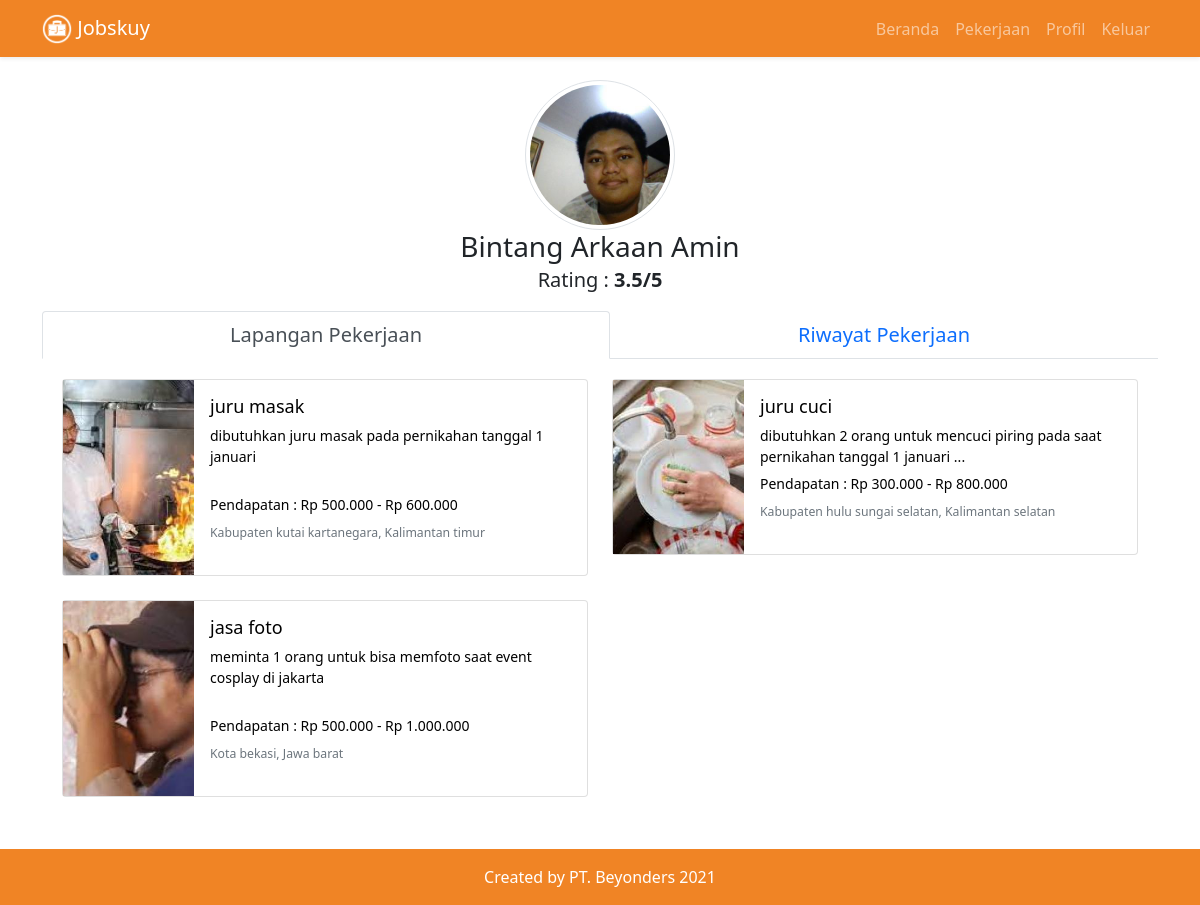
The page /public/user/?id=4 (signed in) on the database its author committed.
### tables this page shows
CREATE TABLE `user` (
  `id_user` int(10) NOT NULL,
  `user_name` varchar(64) NOT NULL,
  `user_phone` varchar(64) NOT NULL DEFAULT '',
  `user_email` varchar(64) NOT NULL,
  `user_password` varchar(64) NOT NULL,
  `user_image` varchar(64) NOT NULL DEFAULT 'base.jpeg',
  `user_created` datetime NOT NULL DEFAULT current_timestamp()
);

CREATE TABLE `project` (
  `id_project` int(10) NOT NULL,
  `id_user` int(10) NOT NULL,
  `id_project_category` int(10) NOT NULL,
  `project_title` varchar(128) NOT NULL,
  `project_description` text NOT NULL,
  `project_price_low` int(10) NOT NULL,
  `project_price_high` int(10) NOT NULL,
  `project_address` varchar(128) NOT NULL,
  `project_status` enum('Waiting','Progress','Finished') NOT NULL,
  `project_image` varchar(128) NOT NULL,
  `project_create` datetime NOT NULL DEFAULT current_timestamp()
);

### public/user/index.php (the view, shortened to what this page needs)
<?php
require_once("../../config/config.php");
$id = "";
if ($_GET) {
    if (!empty($_GET['id'])) {
        $id = $_GET['id'];
    }
}
$result = mysqli_query($con, "SELECT * FROM user WHERE id_user = '$id'");
if ($result) {
    foreach ($result as $key) {
?>
        <!DOCTYPE html>
        <html lang="en">
        <head>
            <link href="https://cdn.jsdelivr.net/npm/bootstrap@5.1.3/dist/css/bootstrap.min.css" rel="stylesheet" />
            <link rel="stylesheet" href="https://cdn.jsdelivr.net/npm/bootstrap-icons@1.6.0/font/bootstrap-icons.css" />
            <link href="user.css" rel="stylesheet">
        </head>
        <body>
            <nav class="navbar navbar-expand-lg navbar-dark shadow-sm fixed-top" style="background-color: #f08425;">
                <div class="container">
                    <a class="navbar-brand" href="../home/">
                        <img src="../../assets/logo-white.png" alt="" width="30" height="30" class="d-inline-block align-text-top">
                        Jobskuy
                    </a>
                    <div class="collapse navbar-collapse" id="navbarNav">
                        <ul class="navbar-nav ms-auto">
                            <li class="nav-item">
                                <a class="nav-link" aria-current="page" href="../home/">Beranda</a>
                            </li>
                            <li class="nav-item">
                                <a class="nav-link" href="../project/">Pekerjaan</a>
                            </li>
                            <li class="nav-item">
                                <a class="nav-link" href="../profile/">Profil</a>
                            </li>
                            <li class="nav-item">
                                <a class="nav-link" href="#" class="list-group-item list-group-item-action" data-bs-toggle="modal" data-bs-target="#modalLogout">Keluar</a>
                            </li>
                        </ul>
                    </div>
                </div>
            </nav>
            <section style="padding-bottom: 4em;">
                <div class="container" style="margin-top: 5em;">
                    <div class="row justify-content fs-5">
                        <div class="col-md-12">
                            <div class="container-fluid text-center">
                                <img src="../../assets/profile/<?php echo $key['user_image']; ?>" alt="jobsyuk_image_profile" width="150" height="150" class="rounded-circle img-thumbnail" />
                                <h3 style="margin-bottom: 1px;"><?php echo $key['user_name']; ?></h3>
                                <p>Rating : <span><b>3.5/5</b></span></p>
                            </div>
                            <ul class="nav nav-tabs nav-fill" id="myTab" role="tablist">
                                <li class="nav-item" role="presentation">
                                    <button class="nav-link active" id="project-tab" data-bs-toggle="tab" data-bs-target="#project" type="button" role="tab" aria-controls="project" aria-selected="true">Lapangan Pekerjaan</button>
                                </li>
                                <li class="nav-item" role="presentation">
                                    <button class="nav-link" id="history-tab" data-bs-toggle="tab" data-bs-target="#history" type="button" role="tab" aria-controls="history" aria-selected="false">Riwayat Pekerjaan</button>
                                </li>
                            </ul>
                            <div class="tab-content" id="myTabContent">
                                <div class="tab-pane fade show active" id="project" role="tabpanel" aria-labelledby="project-tab">
                                    <div class="row" style="padding: 1em;">
                                        <?php
                                        $resultproject = mysqli_query($con, "SELECT * FROM project WHERE id_user = '$id' AND project_status = 'Waiting' ORDER BY project_create DESC");
                                        foreach ($resultproject as $keyproject) {
                                            $url_image = "../../assets/job/" . $keyproject['project_image'];
                                            $low = "Rp " . number_format($keyproject['project_price_low'], 0, ',', '.');
                                            $high = "Rp " . number_format($keyproject['project_price_high'], 0, ',', '.');
                                            $projectDesc = $keyproject['project_description'];
                                            if (strlen($keyproject['project_description']) < 65) {
                                                $projectDesc = $projectDesc . " <br><br>";
                                            } else if (strlen($keyproject['project_description']) > 80) {
                                                $projectDesc = substr($keyproject['project_description'], 0, 79) . '...';
                                            }
                                            $splitAddress   = explode(',', $keyproject['project_address']);
                                            $projectAddress = $splitAddress[2] . ', ' . $splitAddress['3'];
                                        ?>
                                            <div class="col-6 mb-4">
                                                <div class="card mb-12">
                                                    <div class="row g-0">
                                                        <div class="col-md-3">
                                                            <img src="<?php echo $url_image; ?>" width="100%" height="100%">
                                                        </div>
                                                        <div class="col-md-9">
                                                            <a href="../detail/?id=<?php echo $keyproject['id_project']; ?>" style="text-decoration: none; color: black;">
                                                                <div class="card-body">
                                                                    <h5 class="card-title"><?php echo $keyproject['project_title']; ?></h5>
                                                                    <div class="container">
                                                                        <p><?php echo $projectDesc; ?></p>
                                                                        <p style="margin-top: -10px;"><?php echo "Pendapatan : " . $low . " - " . $high; ?></p>
                                                                        <p style="margin-top: -10px;"><small class="text-muted"><?php echo $projectAddress; ?></small></p>
                                                                    </div>
                                                                </div>
                                                            </a>
                                                        </div>
                                                    </div>
                                                </div>
                                            </div>
                                        <?php
                                        }
                                        ?>
                                    </div>
                                </div>
                            </div>
                        </div>
                    </div>
                </div>
            </section>
            <footer class="text-center text-white" style="background-color: #f08425; position: fixed; width: 100%; bottom: 0;">
                <div class="text-center p-3">
                    Created by PT. Beyonders 2021
                </div>
            </footer>
        </body>
        </html>
<?php
    }
}
?>

### public/user/user.css (style rules this page uses)
.card-body p { font-size: 70%; }
.card-body h5 { font-size: 90%; }
.card img { object-fit: cover; width: 100%; height: 100%; }

### rows shown on the page
user: user_image (picture), user_name "Bintang Arkaan Amin"
project: project_image (picture), project_title "juru masak", project_description "dibutuhkan juru masak pada pernikahan tanggal 1 januari", project_price_low "Rp 500.000", project_price_high "Rp 600.000", project_address "Kabupaten kutai kartanegara, Kalimantan timur"
project: project_image (picture), project_title "juru cuci", project_description "dibutuhkan 2 orang untuk mencuci piring pada saat pernikahan tanggal 1 januari ...", project_price_low "Rp 300.000", project_price_high "Rp 800.000", project_address "Kabupaten hulu sungai selatan, Kalimantan selatan"
project: project_image (picture), project_title "jasa foto", project_description "meminta 1 orang untuk bisa memfoto saat event cosplay di jakarta", project_price_low "Rp 500.000", project_price_high "Rp 1.000.000", project_address "Kota bekasi, Jawa barat"
